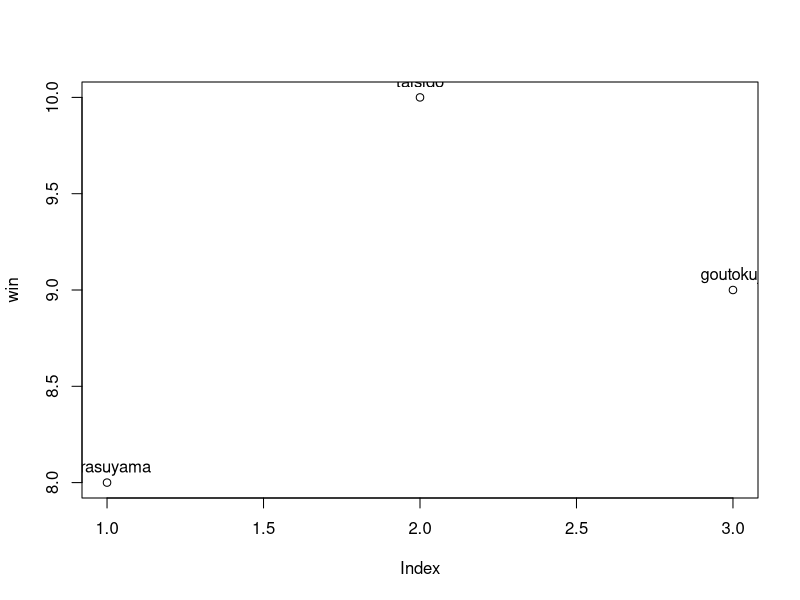
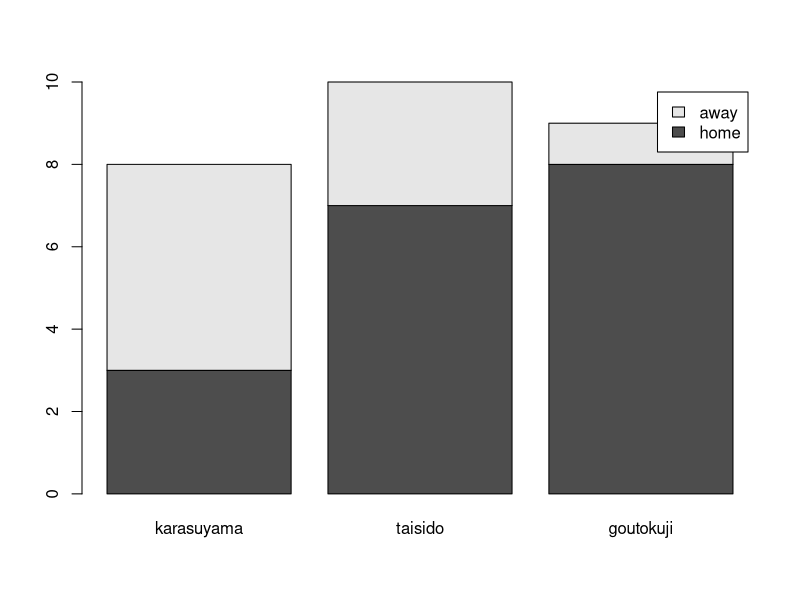

Write R code to recreate these figures, in order.
## team <- c("烏山", "太子堂", "豪徳寺")
team <- c("karasuyama", "taisido", "goutokuji")
home_win <- c(3, 7, 8)
away_win <- c(5, 3, 1)
table <- data.frame(team, home_win, away_win)
table

win <- table$home_win + table$away_win
win

jpeg("foo.jpg")
# このでプロットすると foo.jpg に出力する。もっと綺麗にかけんのか
dev.off()

plot(win)                              # 描画するけど○がでるだけでよくわからない
text(win, team, pos=3)                 # なので○の横にラベルを付加

## いまいちなので棒グラフにする
win <- table[c("home_win", "away_win")]
data <- t(as.matrix(win))
barplot(data, names.arg=table$team, legend=c("home", "away"))
